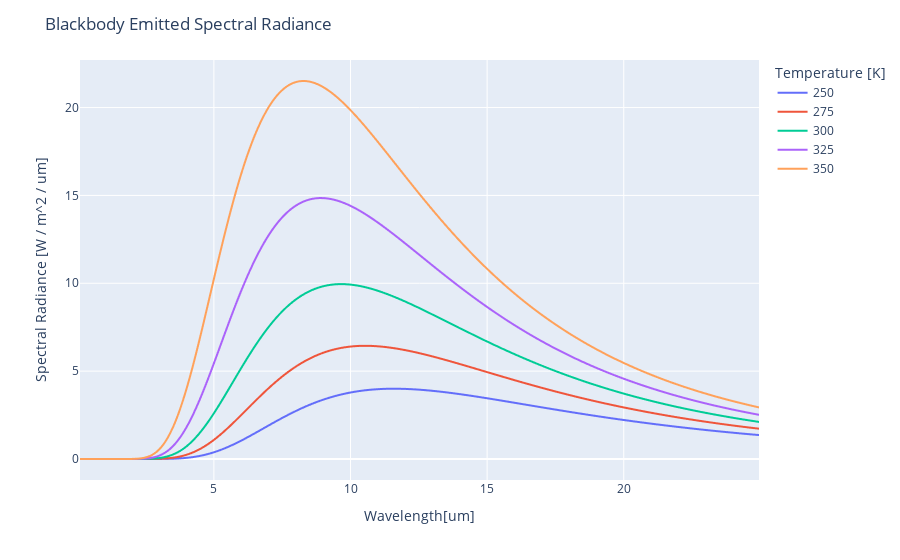

This figure's notebook cell:
### Code cell
px.line(df.reset_index(), x='wav_um', y=[250, 275, 300, 325, 350], log_y=False, log_x=False,).update_layout(
    title_text = "Blackbody Emitted Spectral Radiance",
    xaxis_title = "Wavelength[um]",
    yaxis_title = "Spectral Radiance [W / m^2 / um]",
    legend_title = "Temperature [K]",
)

### Figure 1 — Plotly figure (JSON) as saved in the notebook; plotly's stock layout.template omitted (floating-point values rounded to 4 significant figures; data arrays with more than 128 entries replaced by an {"elided": "..."} marker saying what was removed)
{"data": [{"hovertemplate": "variable=250<br>wav_um=%{x}<br>value=%{y}<extra></extra>", "legendgroup": "250", "line": {"color": "#636efa", "dash": "solid"}, "mode": "lines", "name": "250", "showlegend": true, "type": "scattergl", "x": {"elided": "498 float values"}, "xaxis": "x", "y": {"elided": "498 float values"}, "yaxis": "y"}, {"hovertemplate": "variable=275<br>wav_um=%{x}<br>value=%{y}<extra></extra>", "legendgroup": "275", "line": {"color": "#EF553B", "dash": "solid"}, "mode": "lines", "name": "275", "showlegend": true, "type": "scattergl", "x": {"elided": "498 float values"}, "xaxis": "x", "y": {"elided": "498 float values"}, "yaxis": "y"}, {"hovertemplate": "variable=300<br>wav_um=%{x}<br>value=%{y}<extra></extra>", "legendgroup": "300", "line": {"color": "#00cc96", "dash": "solid"}, "mode": "lines", "name": "300", "showlegend": true, "type": "scattergl", "x": {"elided": "498 float values"}, "xaxis": "x", "y": {"elided": "498 float values"}, "yaxis": "y"}, {"hovertemplate": "variable=325<br>wav_um=%{x}<br>value=%{y}<extra></extra>", "legendgroup": "325", "line": {"color": "#ab63fa", "dash": "solid"}, "mode": "lines", "name": "325", "showlegend": true, "type": "scattergl", "x": {"elided": "498 float values"}, "xaxis": "x", "y": {"elided": "498 float values"}, "yaxis": "y"}, {"hovertemplate": "variable=350<br>wav_um=%{x}<br>value=%{y}<extra></extra>", "legendgroup": "350", "line": {"color": "#FFA15A", "dash": "solid"}, "mode": "lines", "name": "350", "showlegend": true, "type": "scattergl", "x": {"elided": "498 float values"}, "xaxis": "x", "y": {"elided": "498 float values"}, "yaxis": "y"}], "layout": {"legend": {"title": {"text": "Temperature [K]"}, "tracegroupgap": 0}, "margin": {"t": 60}, "title": {"text": "Blackbody Emitted Spectral Radiance"}, "xaxis": {"anchor": "y", "domain": [0, 1], "title": {"text": "Wavelength[um]"}}, "yaxis": {"anchor": "x", "domain": [0, 1], "title": {"text": "Spectral Radiance [W / m^2 / um]"}}}}
